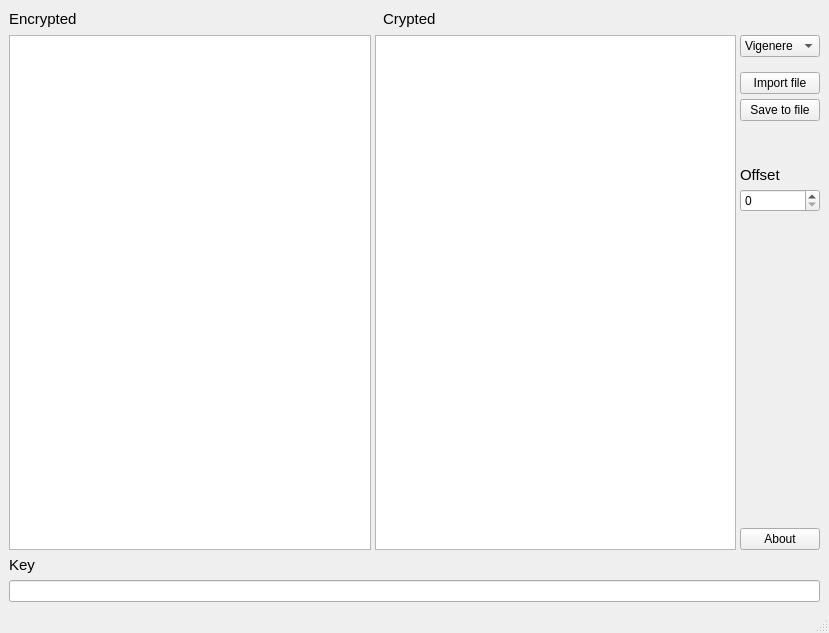
<?xml version="1.0" encoding="UTF-8"?>
<ui version="4.0">
 <class>App</class>
 <widget class="QMainWindow" name="App">
  <property name="geometry">
   <rect>
    <x>0</x>
    <y>0</y>
    <width>829</width>
    <height>633</height>
   </rect>
  </property>
  <property name="windowTitle">
   <string>App</string>
  </property>
  <widget class="QWidget" name="MainWigdet">
   <layout class="QVBoxLayout" name="verticalLayout_5">
    <item>
     <layout class="QHBoxLayout" name="horizontalLayout_1">
      <item>
       <widget class="QLabel" name="lbl1">
        <property name="font">
         <font>
          <pointsize>11</pointsize>
         </font>
        </property>
        <property name="text">
         <string>Encrypted</string>
        </property>
       </widget>
      </item>
      <item>
       <spacer name="horizontalSpacer">
        <property name="orientation">
         <enum>Qt::Horizontal</enum>
        </property>
        <property name="sizeType">
         <enum>QSizePolicy::Fixed</enum>
        </property>
        <property name="sizeHint" stdset="0">
         <size>
          <width>300</width>
          <height>15</height>
         </size>
        </property>
       </spacer>
      </item>
      <item>
       <widget class="QLabel" name="lbl2">
        <property name="font">
         <font>
          <pointsize>11</pointsize>
         </font>
        </property>
        <property name="text">
         <string>Crypted</string>
        </property>
       </widget>
      </item>
      <item>
       <spacer name="horizontalSpacer_2">
        <property name="orientation">
         <enum>Qt::Horizontal</enum>
        </property>
        <property name="sizeType">
         <enum>QSizePolicy::Expanding</enum>
        </property>
        <property name="sizeHint" stdset="0">
         <size>
          <width>40</width>
          <height>20</height>
         </size>
        </property>
       </spacer>
      </item>
     </layout>
    </item>
    <item>
     <layout class="QHBoxLayout" name="horizontalLayout_3">
      <property name="spacing">
       <number>4</number>
      </property>
      <item>
       <widget class="QTextEdit" name="Encrypted">
        <property name="sizePolicy">
         <sizepolicy hsizetype="Expanding" vsizetype="Expanding">
          <horstretch>0</horstretch>
          <verstretch>0</verstretch>
         </sizepolicy>
        </property>
        <property name="lineWidth">
         <number>0</number>
        </property>
       </widget>
      </item>
      <item>
       <widget class="QTextEdit" name="Decrypted">
        <property name="sizePolicy">
         <sizepolicy hsizetype="Expanding" vsizetype="Expanding">
          <horstretch>0</horstretch>
          <verstretch>0</verstretch>
         </sizepolicy>
        </property>
        <property name="frameShape">
         <enum>QFrame::StyledPanel</enum>
        </property>
        <property name="frameShadow">
         <enum>QFrame::Sunken</enum>
        </property>
        <property name="lineWidth">
         <number>0</number>
        </property>
       </widget>
      </item>
      <item>
       <layout class="QVBoxLayout" name="verticalLayout_3">
        <property name="spacing">
         <number>5</number>
        </property>
        <property name="sizeConstraint">
         <enum>QLayout::SetMinimumSize</enum>
        </property>
        <property name="leftMargin">
         <number>0</number>
        </property>
        <item>
         <widget class="QComboBox" name="Selected_method">
          <property name="sizePolicy">
           <sizepolicy hsizetype="Minimum" vsizetype="Fixed">
            <horstretch>0</horstretch>
            <verstretch>0</verstretch>
           </sizepolicy>
          </property>
          <item>
           <property name="text">
            <string>Vigenere</string>
           </property>
          </item>
          <item>
           <property name="text">
            <string>Atbash</string>
           </property>
          </item>
          <item>
           <property name="text">
            <string>Cesar</string>
           </property>
          </item>
         </widget>
        </item>
        <item>
         <spacer name="verticalSpacer_2">
          <property name="orientation">
           <enum>Qt::Vertical</enum>
          </property>
          <property name="sizeType">
           <enum>QSizePolicy::Fixed</enum>
          </property>
          <property name="sizeHint" stdset="0">
           <size>
            <width>10</width>
            <height>10</height>
           </size>
          </property>
         </spacer>
        </item>
        <item>
         <widget class="QPushButton" name="Import_btn">
          <property name="text">
           <string>Import file</string>
          </property>
         </widget>
        </item>
        <item>
         <widget class="QPushButton" name="Save_btn">
          <property name="text">
           <string>Save to file</string>
          </property>
         </widget>
        </item>
        <item>
         <spacer name="verticalSpacer">
          <property name="orientation">
           <enum>Qt::Vertical</enum>
          </property>
          <property name="sizeType">
           <enum>QSizePolicy::Fixed</enum>
          </property>
          <property name="sizeHint" stdset="0">
           <size>
            <width>20</width>
            <height>40</height>
           </size>
          </property>
         </spacer>
        </item>
        <item>
         <widget class="QLabel" name="lbl3">
          <property name="sizePolicy">
           <sizepolicy hsizetype="Minimum" vsizetype="Preferred">
            <horstretch>0</horstretch>
            <verstretch>0</verstretch>
           </sizepolicy>
          </property>
          <property name="font">
           <font>
            <pointsize>11</pointsize>
           </font>
          </property>
          <property name="text">
           <string>Offset</string>
          </property>
         </widget>
        </item>
        <item>
         <widget class="QSpinBox" name="Offset"/>
        </item>
        <item>
         <spacer name="verticalSpacer_3">
          <property name="orientation">
           <enum>Qt::Vertical</enum>
          </property>
          <property name="sizeHint" stdset="0">
           <size>
            <width>20</width>
            <height>40</height>
           </size>
          </property>
         </spacer>
        </item>
        <item>
         <widget class="QPushButton" name="About_btn">
          <property name="text">
           <string>About</string>
          </property>
         </widget>
        </item>
       </layout>
      </item>
     </layout>
    </item>
    <item>
     <widget class="QLabel" name="lbl2_2">
      <property name="font">
       <font>
        <pointsize>11</pointsize>
       </font>
      </property>
      <property name="text">
       <string>Key</string>
      </property>
     </widget>
    </item>
    <item>
     <widget class="QLineEdit" name="key"/>
    </item>
   </layout>
  </widget>
  <widget class="QMenuBar" name="menubar">
   <property name="geometry">
    <rect>
     <x>0</x>
     <y>0</y>
     <width>829</width>
     <height>21</height>
    </rect>
   </property>
  </widget>
  <widget class="QStatusBar" name="statusbar"/>
 </widget>
 <resources/>
 <connections/>
</ui>
